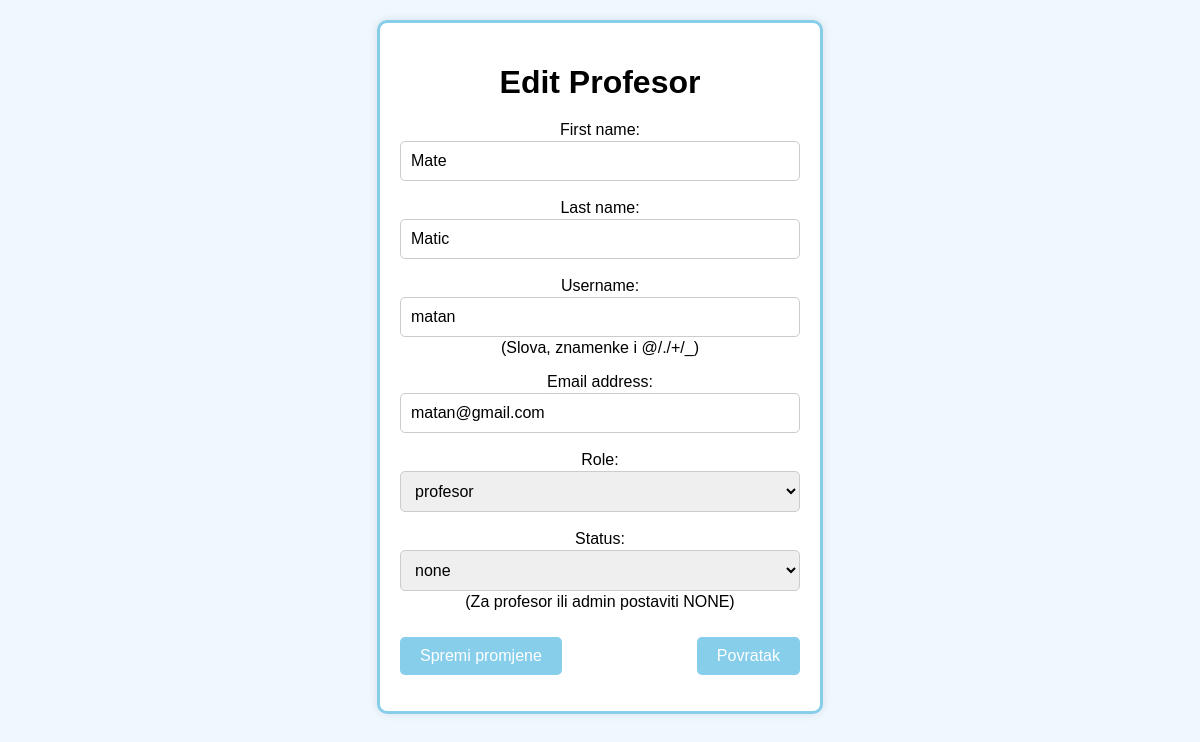
Page /adminPanel/editProfesor/6 on the committed database.
### app_1/models.py (models this page shows)
class Korisnik(AbstractUser):
    roles = (('admin','administrator'),('prof','profesor'),('stud','student'))
    role = models.CharField(max_length=50,choices=roles)
    statuses = (('none','none'),('izv','izvanredni'),('red','redovni'))
    status = models.CharField(max_length=50,choices=statuses)

### app_1/views.py (the view)
# urls.py: path('adminPanel/editProfesor/<int:profesorID>',views.edit_profesor,name="editProfesor"),
def edit_profesor(request,profesorID):
    profesor = Korisnik.objects.get(pk = profesorID)
    print(profesor)
    if request.method == 'POST':
        form = FormEditKorisnik(request.POST,instance=profesor)
        if form.is_valid():
            form.save()
            return redirect('all_profesors')
    else:
        form = FormEditKorisnik(instance=profesor)
    return render(request,'edit_profesor.html',{'form':form})

### app_1/forms.py
class FormEditKorisnik(ModelForm):
    class Meta:
        model = Korisnik
        fields = ['first_name','last_name','username','email','role','status']
        help_texts = {
            'username':'(Slova, znamenke i @/./+/_)',
            'status':'(Za profesor ili admin postaviti NONE)'
        }

### app_1/templates/edit_profesor.html (shortened to what this page needs)
{% block edit_profesor %}
<head>
</head>
<body>
    <div class="container">
        <h1>Edit Profesor</h1>
        <form method="post">
            {{ form.as_p }}
            <div class="button_container">
                <input type="submit" value="Spremi promjene">
                <a class="back_button" href="javascript:history.back()">Povratak</a>
            </div>
        </form>
    </div>
</body>
{% endblock %}

### app_1/templates/edit_profesor.html (style rules this page uses)
body { font-family: Arial, sans-serif; background-color: #f0f8ff; margin: 0; padding: 20px; display: flex; justify-content: center; align-items: flex-start; min-height: 100vh; }
.container { border: 3px solid skyblue; padding: 20px; border-radius: 10px; background-color: white; box-shadow: 0 0 10px rgba(0, 0, 0, 0.1); max-width: 400px; width: 100%; text-align: center; position: relative; }
h1 { margin-bottom: 20px; }
input[type="text"], input[type="number"],input[type="email"],input[type="password"], select { width: 100%; padding: 10px; margin: 2px 0; box-sizing: border-box; border: 1px solid #ccc; border-radius: 5px; font-size: 1em; }
input[type="submit"] { background-color: skyblue; border: none; color: white; padding: 10px 20px; text-decoration: none; display: inline-block; font-size: 1em; margin-top: 10px; cursor: pointer; border-radius: 5px; }
.back_button { padding: 10px 20px; background-color: skyblue; color: white; text-decoration: none; border-radius: 5px; display: inline-block; margin-top: 10px; }
.button_container { display: flex; justify-content: space-between; align-items: center; margin-top: 10px; }

### rows in the picture
Korisnik: first_name "Mate", last_name "Matic", username "matan", email "matan@gmail.com", role "profesor", status "none"
